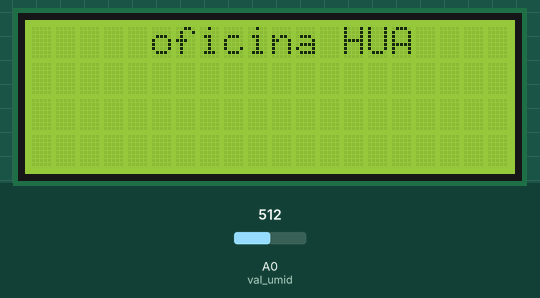
The sketch below on a simulated Arduino Uno, built with avr-gcc and run on an emulated ATmega328P. Parts: 20×4 character LCD. The test bench sets the inputs (shaded band); at power-on: A0 (val_umid) = 512. What the sketch prints to the serial monitor is not drawn.

Above: at 1.2 s.
1.3 s: A0 (val_umid) set to 306
At 7.3 s:
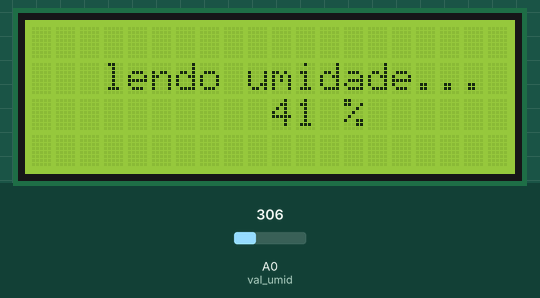
13.6 s: A0 (val_umid) set to 511
At 21.0 s:
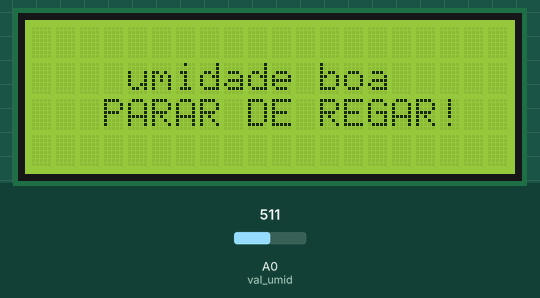
25.9 s: A0 (val_umid) set to 716
At 29.6 s:
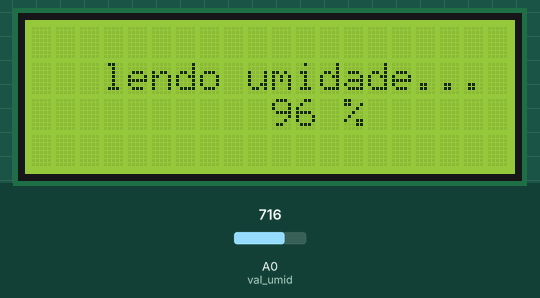
Timing chart, 0 to 31.1 s (numbered marks = the images above; inputs shaded):
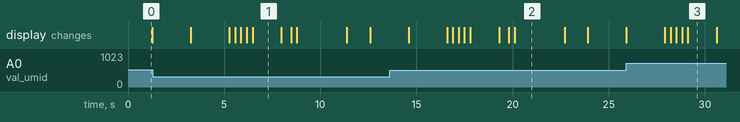

Measured:
- what the display in image 1 shows lasts 1.5 s, from 6.5 s to 8.0 s
- what the display in image 2 shows lasts 2.6 s, from 20.1 s to 22.7 s

The sketch:

Platicolab_funduino_LCD_20x4.ino
```cpp
/* Sensor de umidade + monitor LCD
    preparado para oficina de introdução à automação de hortas - PLASTCOLAB
    Autor: Rainer Grassmann
   adaptado de Saulo Jacques - testa o % de umidade e acende o LED quando abaixo de 40%
*/

//Carrega a biblioteca LiquidCrystal
#include <LiquidCrystal.h>

//Define os pinos que serão utilizados para ligação ao display
LiquidCrystal lcd(12, 11, 5, 4, 3, 2);

int val_umid = 0; // sensor de umidade
int umidade = 0;

void setup() {
  Serial.begin(9600);
  //Define o número de colunas e linhas do LCD
  lcd.begin(20, 4);
}

void led(int state) {
  digitalWrite(7, state);
}

void loop() {
  //Limpa a tela do LCD
  lcd.clear();
  //Posiciona o cursor na coluna 3, linha 0;
  lcd.setCursor(5, 0);
  //Envia o texto entre aspas para o LCD
  lcd.print("oficina HUA");
  delay(1200);
  lcd.setCursor(1, 1);
  lcd.print("MEDIDOR de UMIDADE");
  delay(2000);
  lcd.setCursor(5, 3);
  lcd.print("PLASTCOLAB");
  delay(2000);

  umidade = analogRead(val_umid);
  umidade = constrain(umidade, 0, 750); //intervalo dos resultados brutos entre seca e úmido
  umidade = map(umidade, 0, 741, 0, 100); //convertendo os resultados em porcentagem de umidade (0 e 100%)

  Serial.println(umidade);

  //Limpa a tela do LCD
  lcd.clear();
  lcd.setCursor(3, 1);
  //Envia o texto entre aspas para o LCD
  lcd.print("lendo umidade");
  delay(300);
  lcd.setCursor(16, 1);
  lcd.print(".");
  delay(300);
  lcd.setCursor(16, 1);
  lcd.print("..");
  delay(300);
  lcd.setCursor(16, 1);
  lcd.print("...");
  delay(300);
  //Posiciona o cursor na coluna 6, linha 1;
  lcd.setCursor(10, 2);
  //Envia o texto entre aspas para o LCD
  lcd.print(umidade);
  lcd.setCursor(13, 2);
  lcd.print("%");
  delay(1500);

  if (umidade < 65) {
    led(HIGH);
    //Limpa a tela do LCD
    lcd.clear();
    //Posiciona o cursor na coluna 3, linha 0;
    lcd.setCursor(4, 1);
    //Envia o texto entre aspas para o LCD
    lcd.print("umidade baixa");
    delay(500);
    lcd.setCursor(7, 2);
    lcd.print("REGAR");
    delay(300);
    lcd.setCursor(12, 2);
    lcd.print("!");
  } else   {
    led(LOW);
    //Limpa a tela do LCD
    lcd.clear();
    //Posiciona o cursor na coluna 3, linha 0;
    lcd.setCursor(4, 1);
    //Envia o texto entre aspas para o LCD
    lcd.print("umidade boa");
    delay(500);
    lcd.setCursor(3, 2);
    lcd.print("PARAR DE REGAR");
    delay(300);
    lcd.setCursor(17, 2);
    lcd.print("!");
  }
  delay(2600);
}
```
